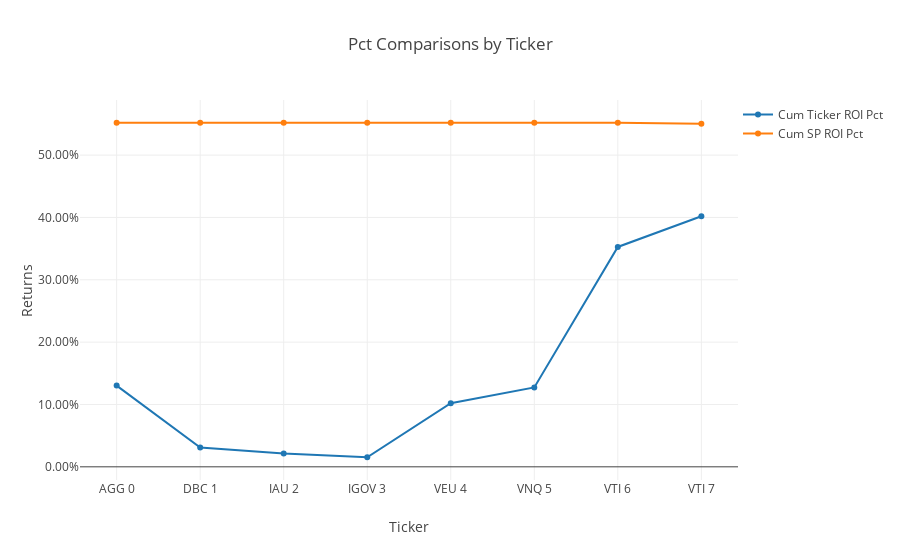

Notebook code for this chart:
### Code cell
# Graphing the total return percents.

trace1 = go.Scatter(
    x = merged_portfolio_sp_latest_YTD_sp_chart['Ticker #'],
    y = merged_portfolio_sp_latest_YTD_sp_chart['Cum Ticker ROI Pct'],
    mode = 'lines+markers',
    name = 'Cum Ticker ROI Pct')

trace2 = go.Scatter(
    x = merged_portfolio_sp_latest_YTD_sp_chart['Ticker #'],
    y = merged_portfolio_sp_latest_YTD_sp_chart['Cum SP ROI Pct'],
    mode = 'lines+markers',
    name = 'Cum SP ROI Pct')

data = [trace1, trace2]

layout = go.Layout(title = 'Pct Comparisons by Ticker'
    , barmode = 'group'
    , yaxis=dict(title='Returns', tickformat=".2%")
    , xaxis=dict(title='Ticker')
    , legend=dict(x=1,y=1)
    )

fig = go.Figure(data=data, layout=layout)
iplot(fig)

### Figure 1 — Plotly figure (JSON) as saved in the notebook; plotly's stock layout.template omitted (floating-point values rounded to 4 significant figures)
{"data": [{"mode": "lines+markers", "name": "Cum Ticker ROI Pct", "type": "scatter", "x": ["AGG 0", "DBC 1", "IAU 2", "IGOV 3", "VEU 4", "VNQ 5", "VTI 6", "VTI 7"], "y": [0.1303, 0.0309, 0.02149, 0.01535, 0.1021, 0.1274, 0.3527, 0.4019]}, {"mode": "lines+markers", "name": "Cum SP ROI Pct", "type": "scatter", "x": ["AGG 0", "DBC 1", "IAU 2", "IGOV 3", "VEU 4", "VNQ 5", "VTI 6", "VTI 7"], "y": [0.5519, 0.5519, 0.5519, 0.5519, 0.5519, 0.5519, 0.5519, 0.5503]}], "layout": {"barmode": "group", "legend": {"x": 1, "y": 1}, "title": "Pct Comparisons by Ticker", "xaxis": {"title": "Ticker"}, "yaxis": {"tickformat": ".2%", "title": "Returns"}}}
